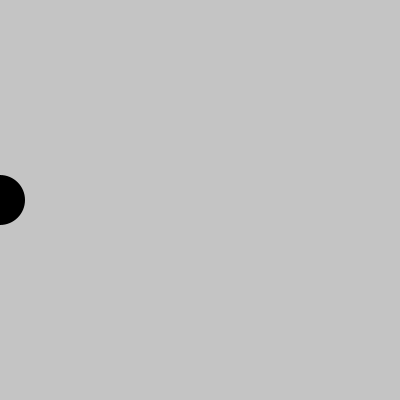
Frame 1 (no input)
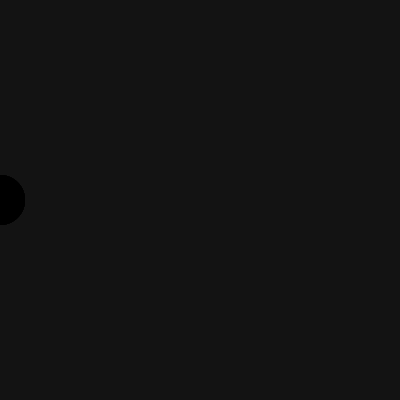
Frame 60 (the mouse pressed at the canvas centre just before this capture)
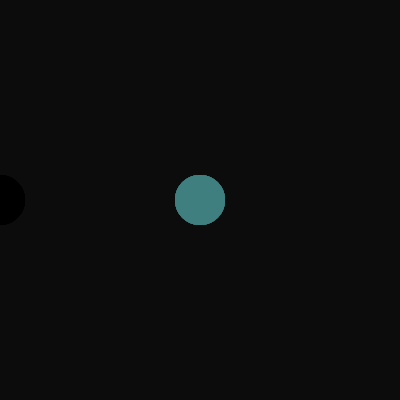
Frame 120 (the mouse held since frame 60 and released just before this capture)

The Processing sketch that drew these frames (run headless with seeded random() and noise(); from frame 60 on, the mouse is pressed at the canvas centre):

// Processing sketch: Col_HSB_06
// ── Col_HSB_06.pde
void setup() {
  size(400, 400);
  colorMode(HSB, 360, 100, 100);
  noStroke();
}

void draw() {
  fill(0,10);
  rect(0,0,width,height);
  fill(map(mouseX,0,width,0,360), map(mouseX,0,height,0,100),map(mouseX,0,width,0,100));
  ellipse(mouseX, height/2, 50,50);
}
